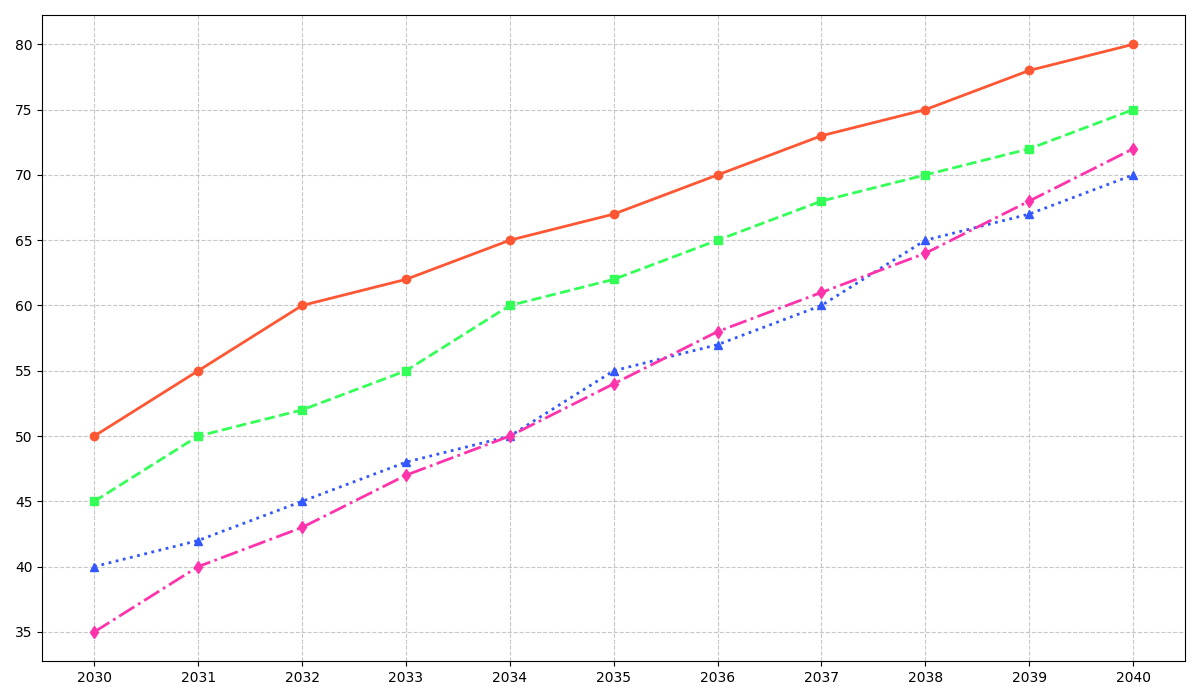

The Python source for this figure:
import matplotlib.pyplot as plt
import numpy as np

years = np.arange(2030, 2041)
solar_panels_A = np.array([50, 55, 60, 62, 65, 67, 70, 73, 75, 78, 80])
solar_panels_B = np.array([45, 50, 52, 55, 60, 62, 65, 68, 70, 72, 75])
solar_panels_C = np.array([40, 42, 45, 48, 50, 55, 57, 60, 65, 67, 70])
solar_panels_D = np.array([35, 40, 43, 47, 50, 54, 58, 61, 64, 68, 72])  # Additional data series

fig, ax = plt.subplots(figsize=(12, 7))

ax.plot(years, solar_panels_A, linestyle='-', marker='o', color='#ff5733', linewidth=2, markersize=6)
ax.plot(years, solar_panels_B, linestyle='--', marker='s', color='#33ff57', linewidth=2, markersize=6)
ax.plot(years, solar_panels_C, linestyle=':', marker='^', color='#3357ff', linewidth=2, markersize=6)
ax.plot(years, solar_panels_D, linestyle='-.', marker='d', color='#ff33ab', linewidth=2, markersize=6)  # Plot for new group D

ax.grid(True, linestyle='--', alpha=0.7)
ax.set_xticks(years)
ax.set_yticks(np.arange(35, 85, step=5))  # Adjusted to include new range from solar_panels_D

plt.tight_layout()
plt.show()
